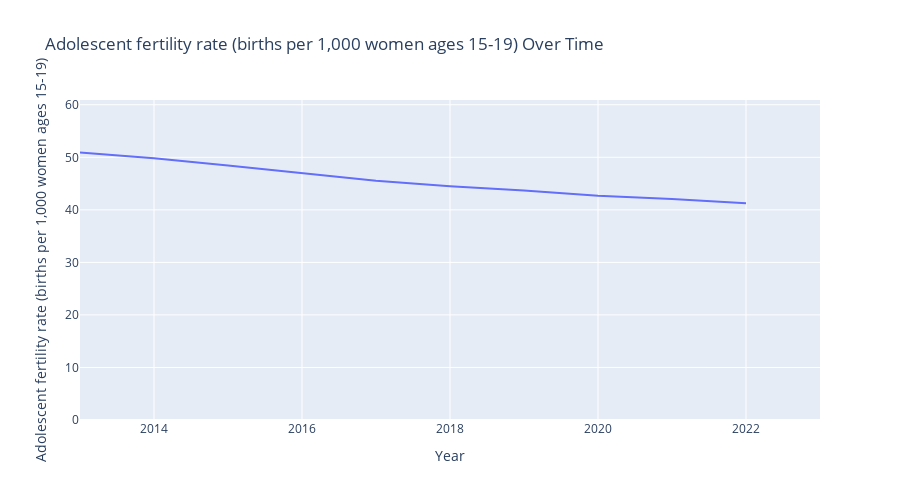

Source (notebook cell):
### Code cell
fig1 = px.line(
    adfertility_avg,
    x="Year",
    y= "Adolescent fertility rate (births per 1,000 women ages 15-19)",
    title='Adolescent fertility rate (births per 1,000 women ages 15-19) Over Time',
    width=900,     
    height=500)

fig1.update_layout(
    yaxis=dict(range=[0, adfertility_avg["Adolescent fertility rate (births per 1,000 women ages 15-19)"].max() + 10]) 
)
fig1.show()

### Figure 1 — Plotly figure (JSON) as saved in the notebook; plotly's stock layout.template omitted (floating-point values rounded to 4 significant figures)
{"data": [{"hovertemplate": "Year=%{x}<br>Adolescent fertility rate (births per 1,000 women ages 15-19)=%{y}<extra></extra>", "legendgroup": "", "line": {"color": "#636efa", "dash": "solid"}, "marker": {"symbol": "circle"}, "mode": "lines", "name": "", "orientation": "v", "showlegend": false, "type": "scatter", "x": [2013, 2014, 2015, 2016, 2017, 2018, 2019, 2020, 2021, 2022, 2023], "xaxis": "x", "y": [50.91, 49.81, 48.44, 46.96, 45.54, 44.5, 43.68, 42.69, 42.05, 41.25, null], "yaxis": "y"}], "layout": {"height": 500, "legend": {"tracegroupgap": 0}, "title": {"text": "Adolescent fertility rate (births per 1,000 women ages 15-19) Over Time"}, "width": 900, "xaxis": {"anchor": "y", "domain": [0, 1], "title": {"text": "Year"}}, "yaxis": {"anchor": "x", "domain": [0, 1], "range": [0, 60.91], "title": {"text": "Adolescent fertility rate (births per 1,000 women ages 15-19)"}}}}
